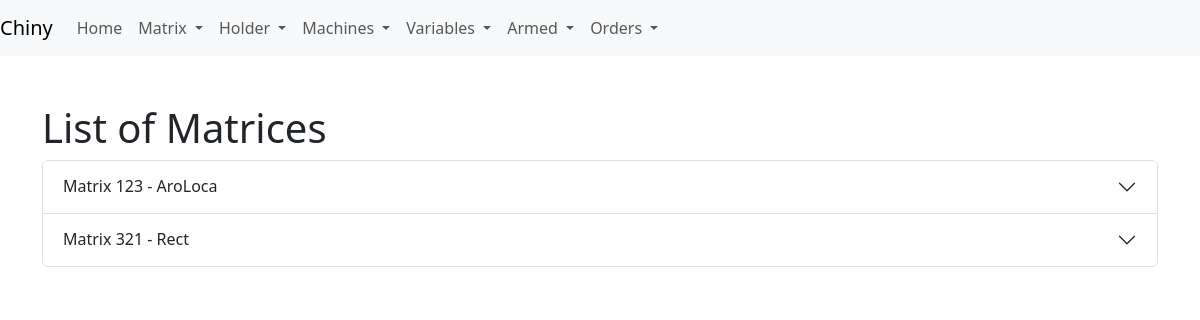
/list_matrix, run on an earlier commit of the app's database.
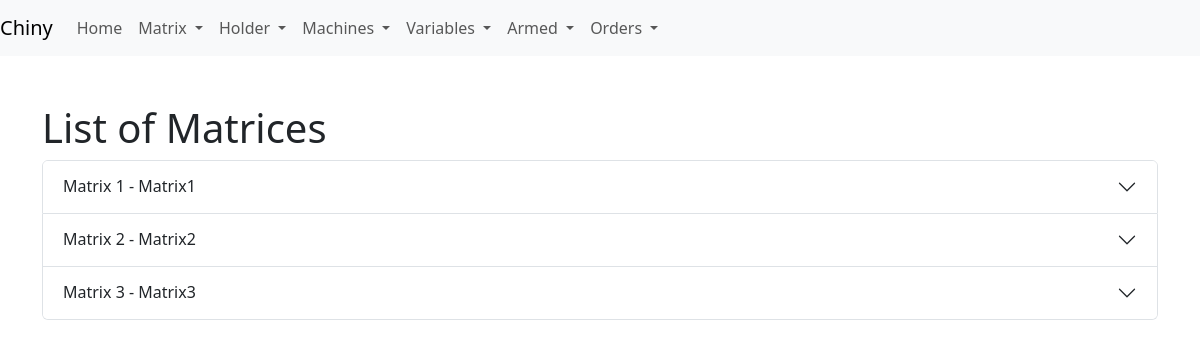
And on a later commit of the database.
### app/models.py (models this page shows)
class Matrix(db.Model):
    __tablename__ = 'matrix'
    id = db.Column(db.Integer, primary_key=True)
    identifier = db.Column(db.String(5), nullable=False, unique=True)
    measuresmatrix_id = db.Column(db.Integer, db.ForeignKey('measuresmatrix.id'), nullable=False)
    name = db.Column(db.String(120), nullable=False)
    weight_total_grs = db.Column(db.Float, nullable=False)
    with_move = db.Column(db.Boolean, default=False)
    is_combinable = db.Column(db.Boolean, default=True)
    type_matrix = db.Column(db.Integer, nullable=False, default=4)
    sector_id = db.Column(db.Integer, db.ForeignKey('sector.id'), nullable=True)  # Clave foránea que apunta a Sector
    cavities = db.relationship('Cavity', backref='matrix', lazy=True)
    is_available = db.Column(db.Boolean, default=True)

### app/routes.py (the view)
@app.route('/list_matrix')
def list_matrix():
    matrices = Matrix.query.all()
    matrices_data = []
    for matrix in matrices:
        measures_matrix = MeasuresMatrix.query.get(matrix.measuresmatrix_id)
        cavities = Cavity.query.filter_by(matrix_id=matrix.id).all()
        cavities_data = []
        for cavity in cavities:
            piece = Piece.query.get(cavity.piece_id)
            cavities_data.append({
                'piece_name': piece.name,
                'piece_weight': piece.weight_grs,
                'piece_shape': piece.shape
            })
        matrices_data.append({
            'id': matrix.id,
            'identifier': matrix.identifier,
            'name': matrix.name,
            'with_move': matrix.with_move,
            'is_combinable': matrix.is_combinable,
            'weight_total_grs': matrix.weight_total_grs,
            'width_mm': measures_matrix.width_mm,
            'height_mm': measures_matrix.height_mm,
            'cavities': cavities_data
        })
    return render_template('list_matrix.html', matrices=matrices_data)

### app/templates/list_matrix.html (shortened to what this page needs)
<!DOCTYPE html>
<html lang="en">
<head>
    <link rel="stylesheet" href="{{ url_for('static', filename='css/bootstrap.min.css') }}">
</head>
<body>
    {% include 'navbar.html' %}
    <div class="container">
        <h1 class="mt-5">List of Matrices</h1>
        <div class="accordion" id="matrixAccordion">
            {% for matrix in matrices %}
                <div class="accordion-item">
                    <h2 class="accordion-header" id="heading{{ matrix.id }}">
                        <button class="accordion-button collapsed" type="button" data-bs-toggle="collapse" data-bs-target="#collapse{{ matrix.id }}" aria-expanded="false" aria-controls="collapse{{ matrix.id }}">
                            Matrix {{ matrix.identifier }} - {{ matrix.name }}
                        </button>
                    </h2>
                </div>
            {% endfor %}
        </div>
    </div>
</body>
</html>

What changed in the data, as far as the page shows it:
changed Matrix: identifier "123" → "1"; name "AroLoca" → "Matrix1"
changed Matrix: identifier "321" → "2"; name "Rect" → "Matrix2"
added Matrix: identifier "3", name "Matrix3"
